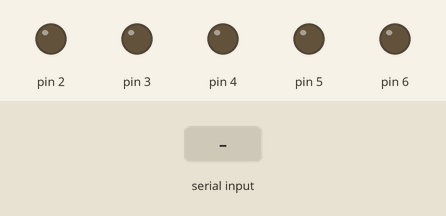
Recording of a sketch running on a simulated Arduino Uno, built with avr-gcc and run on an emulated ATmega328P. On the bench: output pins drawn as LEDs (lit = HIGH). Inputs (shaded band) come from the test bench.

Above: at 1.2 s.
1.3 s: "1" received over Serial
At 2.1 s:
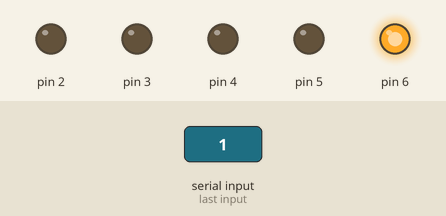
2.8 s: "2" received over Serial
At 3.3 s:
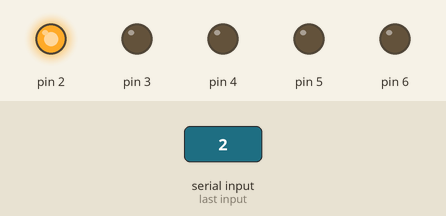
4.3 s: "3" received over Serial
At 5.5 s:
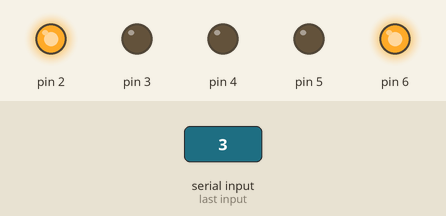
5.8 s: "4" received over Serial
At 6.7 s:
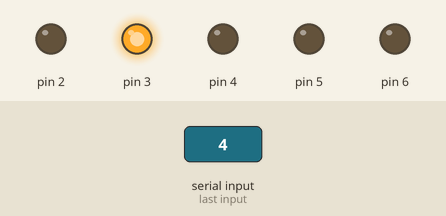
7.3 s: "5" received over Serial
At 7.9 s:
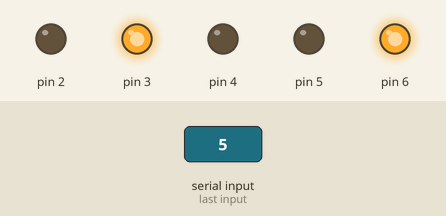
8.8 s: "6" received over Serial
At 10.2 s:
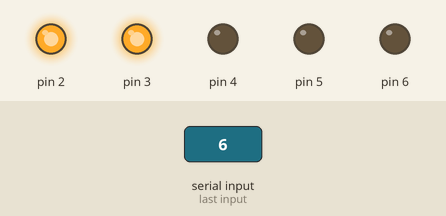
Timing chart, 0 to 11.3 s (numbered marks = the images above; inputs shaded):
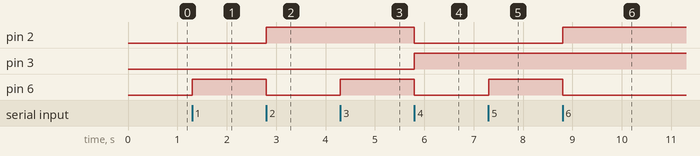

Measured:
- after the input at 1.3 s, pin 6: LOW → HIGH at once
- after the input at 2.8 s, pin 2: LOW → HIGH at once; pin 6: HIGH → LOW at once
- after the input at 4.3 s, pin 6: LOW → HIGH at once
- after the input at 5.8 s, pin 2, pin 6: HIGH → LOW at once; pin 3: LOW → HIGH at once
- after the input at 7.3 s, pin 6: LOW → HIGH at once
- after the input at 8.8 s, pin 2: LOW → HIGH at once; pin 6: HIGH → LOW at once

The sketch:

sketch_jul04a.ino
```cpp
void setup() {
  pinMode(6,OUTPUT);
  pinMode(2,OUTPUT);
  pinMode(3,OUTPUT);
  pinMode(4,OUTPUT);
  pinMode(5,OUTPUT);


  Serial.begin(9600);
}

int income;

void loop()
{

 if(Serial.available()>0)
income=Serial.read();
 switch(income)
 {case'0':
  show0();
  break;
  case'1':
  show1();
  break;
  case'2':
  show2();
  break;
  case'3':
  show3();
  break;
  case'4':
  show4();
  break;
  case'5':
  show5();
  break;
  case'6':
  show6();
  break;
  case'7':
  show7();
  break;
  case'8':
  show8();
  break;
  case'9':
  show9();
  break;
  default:
  break;

 }}

void show0()
{digitalWrite(6,LOW);
 digitalWrite(2,LOW);
 digitalWrite(3,LOW);
 digitalWrite(4,LOW);
 digitalWrite(5,LOW);
}

void show1()
{digitalWrite(6,HIGH);
 digitalWrite(2,LOW);
 digitalWrite(3,LOW);
 digitalWrite(4,LOW);
 digitalWrite(5,LOW);
}

void show2()
{digitalWrite(6,LOW);
 digitalWrite(2,HIGH);
 digitalWrite(3,LOW);
 digitalWrite(4,LOW);
 digitalWrite(5,LOW);
}

void show3()
{digitalWrite(6,HIGH);
 digitalWrite(2,HIGH);
 digitalWrite(3,LOW);
 digitalWrite(4,LOW);
 digitalWrite(5,LOW);
}

void show4()
{digitalWrite(6,LOW);
 digitalWrite(2,LOW);
 digitalWrite(3,HIGH);
 digitalWrite(4,LOW);
 digitalWrite(5,LOW);
}

void show5()
{digitalWrite(6,HIGH);
 digitalWrite(2,LOW);
 digitalWrite(3,HIGH);
 digitalWrite(4,LOW);
 digitalWrite(5,LOW);
}

void show6()
{digitalWrite(6,LOW);
 digitalWrite(2,HIGH);
 digitalWrite(3,HIGH);
 digitalWrite(4,LOW);
 digitalWrite(5,LOW);
}

void show7()
{digitalWrite(6,HIGH);
 digitalWrite(2,HIGH);
 digitalWrite(3,HIGH);
 digitalWrite(4,LOW);
 digitalWrite(5,LOW);

}

void show8()
{digitalWrite(6,LOW);
 digitalWrite(2,LOW);
 digitalWrite(3,LOW);
 digitalWrite(4,HIGH);
 digitalWrite(5,LOW);
}

void show9()
{digitalWrite(6,HIGH);
 digitalWrite(2,LOW);
 digitalWrite(3,LOW);
 digitalWrite(4,HIGH);
 digitalWrite(5,LOW);
}
```

Morse.cpp
```cpp
#include "Arduino.h"
#include "Morse.h"

Morse::Morse(int pin)
{
	pinMode(pin,OUTPUT);
	_pin=pin;
}

void Morse::dot()
{
	digitalWrite(_pin,HIGH);
	delay(250);
	digitalWrite(_pin,LOW);
	delay(250);
}

void Morse::dash()
{
	digitalWrite(_pin,HIGH);
	delay(1000);
	digitalWrite(_pin,LOW);
	delay(250);
}

void Morse::a_space()
{
  digitalWrite(_pin,LOW);
  delay(1000);
}

void Morse::b_space()
{ digitalWrite(_pin,HIGH);
  delay(100);
  digitalWrite(_pin,LOW);
  delay(100);
 digitalWrite(_pin,HIGH);
  delay(100);
  digitalWrite(_pin,LOW);
  delay(100);
 digitalWrite(_pin,HIGH);
  delay(100);
  digitalWrite(_pin,LOW);
  delay(100);
}
```

Morse.h
```cpp
#ifndef _MORSE_H
#define _MORSE_H
class Morse
{
  public:
    Morse(int pin);
    void dot();
    void dash();
    void a_space();
    void b_space();
  private:
    int _pin;
};
#endif /*_MORSE_H*/
```
